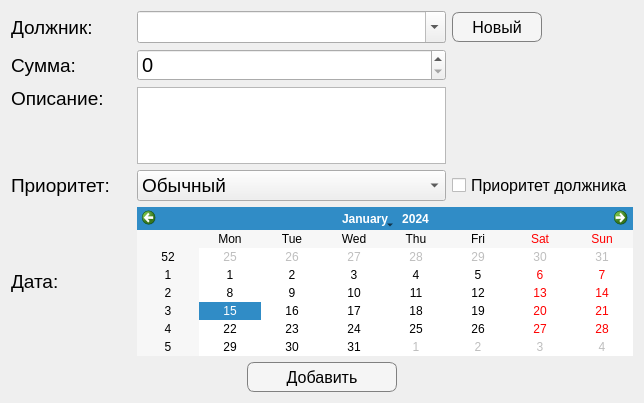
<?xml version="1.0" encoding="UTF-8"?>
<ui version="4.0">
 <class>Dialog</class>
 <widget class="QDialog" name="Dialog">
  <property name="geometry">
   <rect>
    <x>0</x>
    <y>0</y>
    <width>644</width>
    <height>403</height>
   </rect>
  </property>
  <property name="windowTitle">
   <string>Dialog</string>
  </property>
  <property name="styleSheet">
   <string notr="true">#new_debtor_btn,#add_btn{
	border: 1px solid gray;
	border-radius: 7px;
	background-color: whitesmoke;
}

#new_debtor_btn:hover,#add_btn:hover{
	background-color: #ededed;
}</string>
  </property>
  <layout class="QVBoxLayout" name="verticalLayout">
   <item>
    <layout class="QGridLayout" name="gridLayout">
     <item row="1" column="1">
      <widget class="QSpinBox" name="amount_value">
       <property name="font">
        <font>
         <pointsize>-1</pointsize>
        </font>
       </property>
       <property name="styleSheet">
        <string notr="true">font-size: 20px</string>
       </property>
       <property name="maximum">
        <number>999999999</number>
       </property>
       <property name="value">
        <number>0</number>
       </property>
      </widget>
     </item>
     <item row="0" column="2">
      <widget class="QPushButton" name="new_debtor_btn">
       <property name="minimumSize">
        <size>
         <width>90</width>
         <height>30</height>
        </size>
       </property>
       <property name="maximumSize">
        <size>
         <width>90</width>
         <height>16777215</height>
        </size>
       </property>
       <property name="font">
        <font>
         <pointsize>12</pointsize>
        </font>
       </property>
       <property name="text">
        <string>Новый</string>
       </property>
      </widget>
     </item>
     <item row="3" column="0">
      <widget class="QLabel" name="label_4">
       <property name="font">
        <font>
         <pointsize>14</pointsize>
        </font>
       </property>
       <property name="text">
        <string>Приоритет:    </string>
       </property>
      </widget>
     </item>
     <item row="0" column="1">
      <widget class="QComboBox" name="debtor_value">
       <property name="minimumSize">
        <size>
         <width>0</width>
         <height>0</height>
        </size>
       </property>
       <property name="sizeIncrement">
        <size>
         <width>0</width>
         <height>0</height>
        </size>
       </property>
       <property name="font">
        <font>
         <pointsize>-1</pointsize>
        </font>
       </property>
       <property name="styleSheet">
        <string notr="true">font-size: 20px</string>
       </property>
       <property name="editable">
        <bool>true</bool>
       </property>
       <property name="currentText">
        <string/>
       </property>
      </widget>
     </item>
     <item row="2" column="1">
      <widget class="QPlainTextEdit" name="desc_value">
       <property name="maximumSize">
        <size>
         <width>16777215</width>
         <height>100</height>
        </size>
       </property>
       <property name="font">
        <font>
         <pointsize>12</pointsize>
        </font>
       </property>
      </widget>
     </item>
     <item row="0" column="0">
      <widget class="QLabel" name="label">
       <property name="maximumSize">
        <size>
         <width>100</width>
         <height>16777215</height>
        </size>
       </property>
       <property name="font">
        <font>
         <pointsize>14</pointsize>
        </font>
       </property>
       <property name="text">
        <string>Должник: </string>
       </property>
      </widget>
     </item>
     <item row="1" column="0">
      <widget class="QLabel" name="label_2">
       <property name="font">
        <font>
         <pointsize>14</pointsize>
        </font>
       </property>
       <property name="text">
        <string>Сумма: </string>
       </property>
      </widget>
     </item>
     <item row="5" column="0" colspan="3" alignment="Qt::AlignHCenter">
      <widget class="QPushButton" name="add_btn">
       <property name="minimumSize">
        <size>
         <width>150</width>
         <height>30</height>
        </size>
       </property>
       <property name="maximumSize">
        <size>
         <width>150</width>
         <height>16777215</height>
        </size>
       </property>
       <property name="sizeIncrement">
        <size>
         <width>0</width>
         <height>0</height>
        </size>
       </property>
       <property name="font">
        <font>
         <pointsize>12</pointsize>
        </font>
       </property>
       <property name="text">
        <string>Добавить</string>
       </property>
      </widget>
     </item>
     <item row="3" column="1">
      <widget class="QComboBox" name="priority_value">
       <property name="font">
        <font>
         <pointsize>14</pointsize>
        </font>
       </property>
       <item>
        <property name="text">
         <string>Обычный</string>
        </property>
       </item>
       <item>
        <property name="text">
         <string>Низкий</string>
        </property>
       </item>
       <item>
        <property name="text">
         <string>Средний</string>
        </property>
       </item>
       <item>
        <property name="text">
         <string>Высокий</string>
        </property>
       </item>
      </widget>
     </item>
     <item row="3" column="2">
      <widget class="QCheckBox" name="debtor_priority">
       <property name="font">
        <font>
         <pointsize>12</pointsize>
        </font>
       </property>
       <property name="text">
        <string>Приоритет должника</string>
       </property>
      </widget>
     </item>
     <item row="2" column="0" alignment="Qt::AlignTop">
      <widget class="QLabel" name="label_3">
       <property name="font">
        <font>
         <pointsize>14</pointsize>
        </font>
       </property>
       <property name="text">
        <string>Описание: </string>
       </property>
      </widget>
     </item>
     <item row="4" column="0">
      <widget class="QLabel" name="label_5">
       <property name="font">
        <font>
         <pointsize>14</pointsize>
        </font>
       </property>
       <property name="text">
        <string>Дата:</string>
       </property>
      </widget>
     </item>
     <item row="4" column="1" colspan="2">
      <widget class="QCalendarWidget" name="date_value">
       <property name="maximumSize">
        <size>
         <width>16777215</width>
         <height>165</height>
        </size>
       </property>
      </widget>
     </item>
    </layout>
   </item>
  </layout>
 </widget>
 <resources/>
 <connections/>
</ui>
